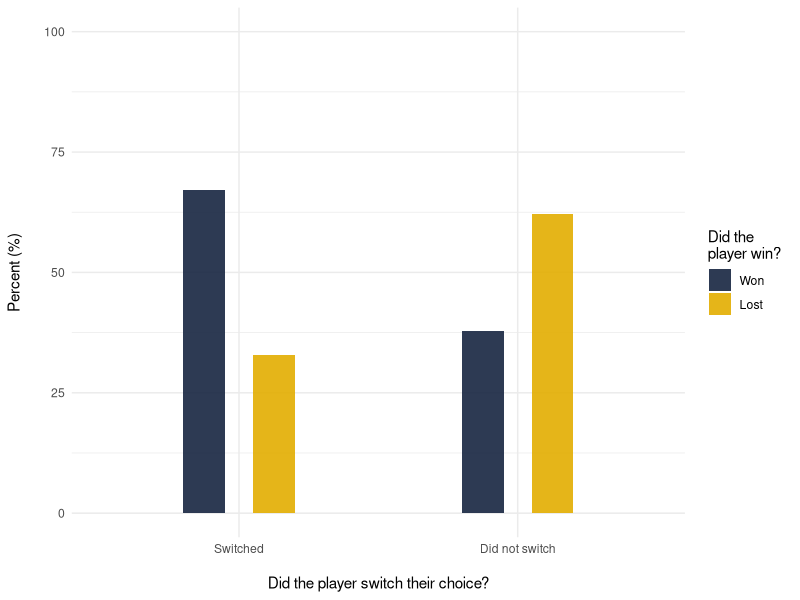
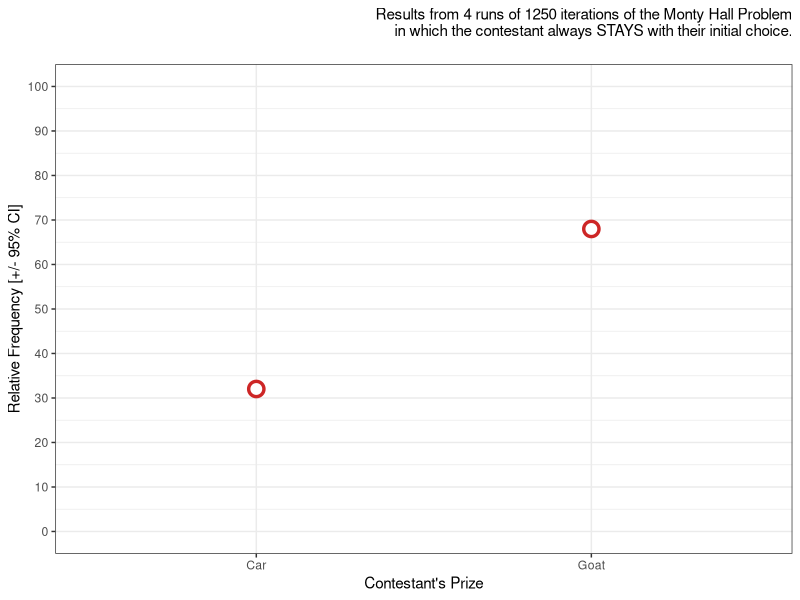

Generate these figures, in order, with R:
#####################################################
# Simulation of the Monty Hall Problem
# Demonstrates that switching gives you better odds
# than staying with your initial guess
# https://en.wikipedia.org/wiki/Monty_Hall_problem

#####################################################
# Corey Chivers, 2012
# https://bayesianbiologist.com/2012/02/03/monty-hall-by-simulation/

rm(list=ls())

monty <- function(strat = 'stay',
                  N = 3,
                  print_games = TRUE)
{
  doors <- 1:3 # initialize the doors behind one of which is a good prize
  win   <- 0   # to keep track of number of wins
  
  for(i in 1:N)
  {
    prize <- floor(runif(1,1,4)) # randomize which door has the good prize
    guess <- floor(runif(1,1,4)) # guess a door at random
    
    ## reveal one of the doors you didn't pick which has a bum prize
    if(prize != guess)
      reveal <- doors[-c(prize,guess)]
    else
      reveal <- sample(doors[-c(prize,guess)],1)
    
    ## stay with your initial guess or switch
    if(strat == 'switch')
      select <- doors[-c(reveal,guess)]
    if(strat == 'stay')
      select <- guess
    if(strat =='random')
      select <- sample(doors[-reveal],1)
    
    ## count up your wins
    if(select == prize)
    {
      win <- win + 1
      outcome <- 'Winner!'
    } else
      outcome <- 'Losser!'
    
    if(print_games)
      cat(paste('Guess: ', guess,
                '\nRevealed: ', reveal,
                '\nSelection: ', select,
                '\nPrize door: ', prize,
                '\n',outcome,'\n\n',sep=''))
  }
  cat(paste('Using the ',strat,' strategy, your win percentage was ',win/N*100,'%\n',sep='')) # print the win percentage of your strategy
}

monty(strat="stay")
monty(strat="switch")
monty(strat="random")


#####################################################
# Martina Sladekova, 2022
# https://martinasladek.co.uk/content/blog/2022_feb_solving-the-monty-hall-problem-with-r#full-code

rm(list=ls())

library(dplyr)
library(ggplot2)

n_iter        <- 1000
switch_choice <- rep(c(TRUE, FALSE), each = n_iter/2)
doors         <- c(1,2,3)
monty_df      = NULL

for (i in switch_choice) {
  
  winning_door            <- sample(doors, 1)
  players_original_choice <- sample(doors, 1)
  losing_doors            <- setdiff(doors, winning_door)
  
  door_open <- ifelse(players_original_choice == winning_door,
                      sample(losing_doors, 1),
                      setdiff(losing_doors, players_original_choice))
  
  does_player_switch <- i
  
  players_final_choice <- ifelse(does_player_switch, 
                                 setdiff(doors, c(door_open, players_original_choice)), 
                                 players_original_choice)
  
  monty_df_i <- data.frame(
    switched = does_player_switch, 
    won = players_final_choice == winning_door
  )
  
  monty_df <- rbind.data.frame(monty_df_i, monty_df)
  
}

monty_df %>% 
  dplyr::mutate(
    switched = factor(switched, levels = c(TRUE, FALSE),  labels = c("Switched", "Did not switch")), 
    won = factor(won, levels = c(TRUE, FALSE), labels = c("Won ", "Lost "))
  ) %>% 
  
  dplyr::group_by(switched, won) %>%  
  dplyr::summarise(n = n(), perc = n / (nrow(.)/2) * 100) %>% 
  
  ggplot2::ggplot(., aes(x = switched, y = perc, fill = won)) + 
  geom_col(position = position_dodge(width = 0.5), width = 0.3, alpha = .90) + 
  scale_fill_manual(values = c("#172541","#e2ad00")) + 
  labs(x = "\nDid the player switch their choice?", fill = "Did the \nplayer win? ", y = "Percent (%)\n") +
  coord_cartesian(ylim = c(0,100)) + 
  theme_minimal() 

#####################################################
# Chris Teeter, 2020
# https://www.cteeter.ca/blog/2020-01-30-monty-hall-problem-simulation-R/

rm(list=ls())

require(tidyverse)

# Create function to simulate problem, and print and plot results --------------
MontyHall <- function(switch = TRUE, n = 1000, seasons = 1) {
  
  # Setup data frame to record results --------------------------------------------------------------------
  outcome <- data.frame(Season = numeric(),
                        Strategy = character(),
                        Prize = character(),
                        Instances = numeric(),
                        Percent = numeric())
  
  # Allow for multiple 'seasons' of playing the game n times. ---------------
  for (s in 1:seasons) {
    
    # Setup vector to record the prize results of each iteration of the game (1 = car, 0 = goat) --------
    game_result <- NULL
    
    for (p in 1:n) {
      
      # Set up components of the game -------------------------------------------
      prizes <- c('Car', 'Goat1', 'Goat2')
      door_setup <- sample(prizes, 3)
      contestant_choice <- sample(1:3, 1)
      door_reveal <- ifelse(door_setup[contestant_choice] == 'Car', 
                            sample(door_setup[-c(contestant_choice)], 1), 
                            door_setup[-c(contestant_choice, which(door_setup == 'Car'))])
      if (switch) {
        contestant_prize <- door_setup[-c(contestant_choice, which(door_setup == door_reveal))]
        game_result[p] <- ifelse(contestant_prize == 'Car', 1, 0)
      } else if (!switch) {
        contestant_prize <- door_setup[contestant_choice]
        game_result[p] <- ifelse(contestant_prize == 'Car', 1, 0) }
    }
    
    # Add results from this 'season' to the results data frame ------------------------
    tmp_outcome <- data.frame(Season = rep(s, 2),
                              Strategy = ifelse(switch, rep('Switch', 2), rep('Stay', 2)),
                              Prize = c('Car', 'Goat'), 
                              Instances = c(sum(game_result), sum(!game_result)),
                              Percent = c(round(sum(game_result)/n, 4)*100, round(sum(!game_result)/n, 4)*100))
    
    outcome <- rbind(outcome, tmp_outcome)
  }
  
  # Generate Summary Statistics for Plotting --------------------------------
  outcome_summary <- outcome %>%
    group_by(Prize) %>%
    summarise(Mean = round(mean(Percent, na.rm = T), 4),
              StDev = round(sd(Percent, na.rm = T), 4),
              CI = round((qnorm(0.975)*StDev)/sqrt(seasons), 4))
  
  # Plot Results ------------------------------------------------------------
  outcome_plot <- ggplot(outcome_summary, aes(x = Prize, y = Mean)) +
    { if (seasons > 1) geom_errorbar(aes(ymin = (Mean - CI), ymax = (Mean + CI)), color = 'black', size =  1, width = 0) } +
    geom_point(size = 4, stroke = 1.75, pch = 21, color = 'firebrick3', fill = 'white') +
    scale_y_continuous(breaks = seq(0, 100, 10), limits = c(0, 100)) +
    labs(x = "Contestant's Prize", y = if(seasons > 1) { 'Relative Frequency [+/- 95% CI]' } else { 'Relative Frequency' }, 
         subtitle = paste0("Results from ", {if(seasons > 1) { paste0(seasons, " runs of ") }}, n, 
                           " iterations of the Monty Hall Problem\nin which the contestant always",
                           ifelse(switch, " SWITCHES from their initial choice.\n", " STAYS with their initial choice.\n"))) +
    theme_bw() +
    theme(plot.subtitle = element_text(hjust = 1))
  
  return(list("data" = outcome, "summary" = outcome_summary, "plot" = outcome_plot))
}

MontyHall(switch = F, n = 1250, seasons = 4)
